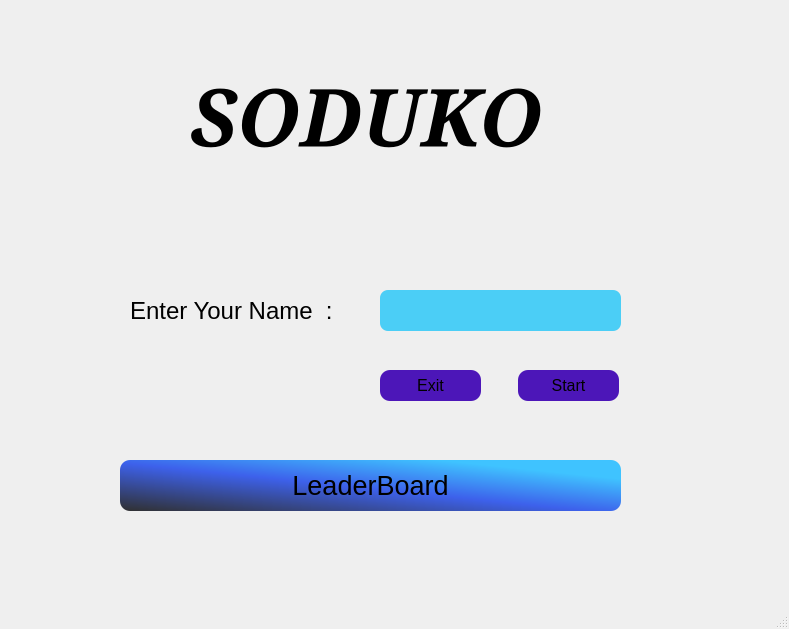
<?xml version="1.0" encoding="UTF-8"?>
<ui version="4.0">
 <class>MainWindow</class>
 <widget class="QMainWindow" name="MainWindow">
  <property name="geometry">
   <rect>
    <x>0</x>
    <y>0</y>
    <width>789</width>
    <height>629</height>
   </rect>
  </property>
  <property name="windowTitle">
   <string>MainWindow</string>
  </property>
  <property name="styleSheet">
   <string notr="true">MainWindow
{
background-color:qlineargradient(spread:pad, x1:0, y1:0.973, x2:0.915025, y2:0.097, stop:0.00497512 rgba(0, 0, 0, 255), stop:0.482587 rgba(61, 155, 235, 255), stop:0.895522 rgba(255, 102, 248, 255))
}
QPushButton
{
border-radius:10px;
}
QPushButton:hover
{
color:rgb(238, 238, 236);
}</string>
  </property>
  <widget class="QWidget" name="centralwidget">
   <widget class="QPushButton" name="btn_login">
    <property name="geometry">
     <rect>
      <x>518</x>
      <y>370</y>
      <width>101</width>
      <height>31</height>
     </rect>
    </property>
    <property name="font">
     <font>
      <pointsize>12</pointsize>
     </font>
    </property>
    <property name="styleSheet">
     <string notr="true">background-color:rgb(76, 22, 184);</string>
    </property>
    <property name="text">
     <string>Start</string>
    </property>
   </widget>
   <widget class="QLineEdit" name="enter_name">
    <property name="geometry">
     <rect>
      <x>380</x>
      <y>290</y>
      <width>241</width>
      <height>41</height>
     </rect>
    </property>
    <property name="font">
     <font>
      <family>UnPilgia</family>
      <pointsize>24</pointsize>
      <weight>9</weight>
      <italic>false</italic>
      <bold>false</bold>
     </font>
    </property>
    <property name="styleSheet">
     <string notr="true">background-color:rgb(75, 206, 246);
font: 75 24pt &quot;UnPilgia&quot;;
border-radius:8px;</string>
    </property>
    <property name="text">
     <string/>
    </property>
   </widget>
   <widget class="QLabel" name="label_name">
    <property name="geometry">
     <rect>
      <x>130</x>
      <y>290</y>
      <width>211</width>
      <height>41</height>
     </rect>
    </property>
    <property name="font">
     <font>
      <pointsize>18</pointsize>
     </font>
    </property>
    <property name="text">
     <string>Enter Your Name  :  </string>
    </property>
   </widget>
   <widget class="QLabel" name="label_soduko">
    <property name="geometry">
     <rect>
      <x>190</x>
      <y>60</y>
      <width>401</width>
      <height>111</height>
     </rect>
    </property>
    <property name="font">
     <font>
      <family>Serif</family>
      <pointsize>60</pointsize>
      <weight>75</weight>
      <italic>true</italic>
      <bold>true</bold>
      <underline>false</underline>
      <strikeout>false</strikeout>
      <kerning>true</kerning>
     </font>
    </property>
    <property name="text">
     <string>SODUKO</string>
    </property>
   </widget>
   <widget class="QPushButton" name="btn_leaderboard">
    <property name="geometry">
     <rect>
      <x>120</x>
      <y>460</y>
      <width>501</width>
      <height>51</height>
     </rect>
    </property>
    <property name="font">
     <font>
      <pointsize>20</pointsize>
     </font>
    </property>
    <property name="styleSheet">
     <string notr="true">background-color:qlineargradient(spread:pad, x1:0, y1:1, x2:0.915025, y2:0.097, stop:0 rgba(48, 48, 48, 255), stop:0.517413 rgba(61, 97, 235, 255), stop:0.895522 rgba(63, 195, 255, 255));
border-color: rgb(216, 79, 213);</string>
    </property>
    <property name="text">
     <string>LeaderBoard</string>
    </property>
   </widget>
   <widget class="QPushButton" name="btn_quit">
    <property name="geometry">
     <rect>
      <x>380</x>
      <y>370</y>
      <width>101</width>
      <height>31</height>
     </rect>
    </property>
    <property name="font">
     <font>
      <pointsize>12</pointsize>
     </font>
    </property>
    <property name="styleSheet">
     <string notr="true">background-color:rgb(76, 22, 184)</string>
    </property>
    <property name="text">
     <string>Exit</string>
    </property>
   </widget>
  </widget>
  <widget class="QMenuBar" name="menubar">
   <property name="geometry">
    <rect>
     <x>0</x>
     <y>0</y>
     <width>789</width>
     <height>22</height>
    </rect>
   </property>
  </widget>
  <widget class="QStatusBar" name="statusbar"/>
 </widget>
 <resources/>
 <connections/>
</ui>
